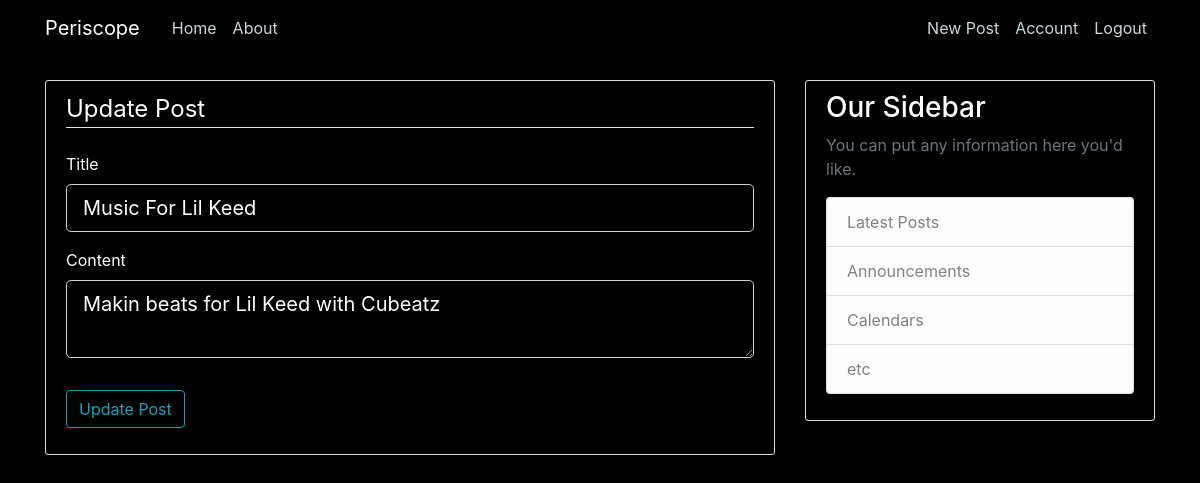
/post/5/update (signed in), run on the app's committed database.
### flaskblog/models.py (models this page shows, shortened)
class PostModel(db.Model):
    __tablename__ = 'posts'
    id = db.Column(db.Integer, primary_key=True)
    title = db.Column(db.String(100), nullable=False)
    date_posted = db.Column(db.DateTime, nullable=False, default=datetime.utcnow())
    content = db.Column(db.Text, nullable=False)
    user_id = db.Column(db.Integer, db.ForeignKey('users.id'), nullable=False
                        )

### flaskblog/posts/routes.py (the view)
@posts.route("/post/<int:post_id>/update", methods=['GET', 'POST'])
@login_required
def update_post(post_id):
    post = PostModel.query.get_or_404(post_id)
    if post.author != current_user:
        abort(403)
    form = UpdatePostModel()
    if form.validate_on_submit():
        post.title = form.title.data
        post.content = form.content.data
        db.session.commit()
        flash("Your post has been updated", "success")
        return redirect(url_for("posts.post", post_id=post_id))
    elif request.method == "GET":
        form.title.data = post.title
        form.content.data = post.content
    return render_template('create_post.html', title='Update Post', form=form, legend='Update Post')

### flaskblog/posts/forms.py
class UpdatePostModel(PostFormModel):
    title = StringField('Title', validators=[DataRequired()])
    content = TextAreaField('Content', validators=[DataRequired()])
    submit = SubmitField('Update Post')

### flaskblog/models.py (called while the page is built)
@login_manager.user_loader
def load_user(user_id):
    return UserModel.query.get(int(user_id))

### flaskblog/templates/create_post.html (shortened to what this page needs)
{% extends "layout.html" %}
{% block content %}
    <div class="content-section">
        <form method="POST" action="">
            <fieldset class="form-group">
                <legend class="border-bottom mb-4">{{ legend }}</legend>
                <div class="form-group">
                    {{ form.title.label(class="form-control-label") }}
                    {% if form.title.errors %}
                        {{ form.title(class="form-control form-control-lg is-invalid") }}
                        <div class="invalid-feedback">
                            {% for error in form.title.errors %}
                                <span>{{ error }}</span>
                            {% endfor %}
                        </div>
                    {% else %}
                       {{ form.title(class="form-control form-control-lg") }}
                    {% endif %}
                </div>
                <div class="form-group">
                    {{ form.content.label(class="form-control-label") }}
                    {% if form.content.errors %}
                        {{ form.content(class="form-control form-control-lg is-invalid") }}
                        <div class="invalid-feedback">
                            {% for error in form.content.errors %}
                                <span>{{ error }}</span>
                            {% endfor %}
                        </div>
                    {% else %}
                       {{ form.content(class="form-control form-control-lg") }}
                    {% endif %}
                </div>
            </fieldset>
            <div class="form-group">
                {{ form.submit(class="btn btn-outline-info") }}
            </div>
        </form>
    </div>
{% endblock %}

### flaskblog/static/main.css (style rules this page uses)
body { background: black; color: white; margin-top: 5rem; }
.content-section { background: black; padding: 10px 20px; border: 1px solid #dddddd; border-radius: 3px; margin-bottom: 20px; }
.form-control { background-color: black; color: white; }

### data on the page
PostModel: title "Music For Lil Keed", content "Makin beats for Lil Keed with Cubeatz"

### other printed values
{{ legend }} "Update Post"
